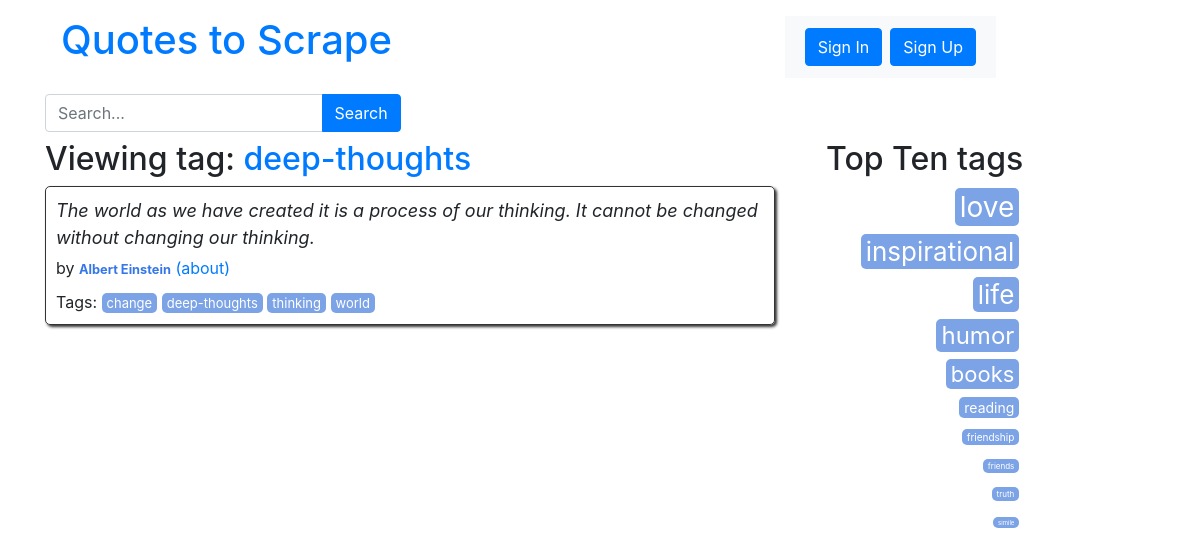
Before: /tag/deep-thoughts/page/1/ with the older database file.
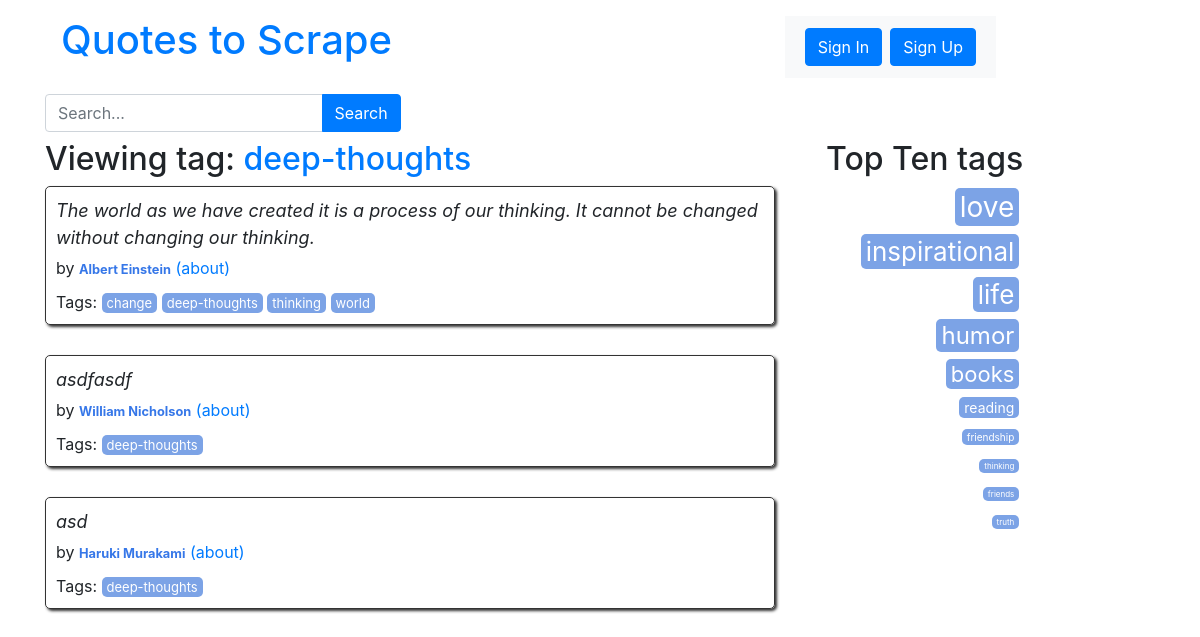
After: the same page with the newer database file.
### quotes/models.py (models this page shows, shortened)
class Quote(models.Model):
    quote = models.TextField()
    tags = models.ManyToManyField(Tag)
    author = models.ForeignKey(Author, on_delete=models.CASCADE,
                               default=None, null=True)
    created_at = models.DateTimeField(auto_now_add=True)

class Author(models.Model):
    fullname = models.CharField(max_length=150)
    born_date = models.CharField(max_length=10)
    born_location = models.CharField(max_length=150)
    description = models.TextField()
    created_at = models.DateTimeField(auto_now_add=True)
    slug = models.SlugField(max_length=50, blank=True)

class Tag(models.Model):
    name = models.CharField(max_length=30, null=False, unique=True)

### quotes/views.py (the view)
def quotes_by_tag(request, tag_name, page=1):
    tag = Tag.objects.get(name=tag_name)
    quotes = Quote.objects.filter(tags=tag)
    per_page = 10
    paginator = Paginator(quotes, per_page)
    quotes_on_page = paginator.page(page)
    top_tags = get_top_tags()
    return render(
        request,
        "quotes/quotes_by_tag.html",
        context={"quotes": quotes_on_page, "tag": tag, "top_tags": top_tags},
    )

### quotes/views.py (called while the page is built)
def get_top_tags():
    top_tags = Tag.objects.annotate(num_quotes=Count("quote")).order_by("-num_quotes")[
        :10
    ]
    top_tags = [(tag, 2 * tag.num_quotes) for tag in top_tags]
    return top_tags

### quotes/templates/quotes/quotes_by_tag.html
{% extends 'quotes/base.html' %} {% load extract %} {% block content %}
<div class="row">
  <div class="col-md-8">
    <h2>
      Viewing tag:
      <a href="{% url 'quotes:quotes_by_tag' tag_name=tag.name page=1 %}"
        >{{ tag.name }}</a
      >
    </h2>
    {% for quote in quotes %}
    <div class="quote" itemscope="" itemtype="http://schema.org/CreativeWork">
      <span class="text" itemprop="text">{{ quote.quote }}</span>
      <span>
        by
        <small class="author" itemprop="author"
          >{{ quote.author.fullname }}</small
        >
        <a
          href="{% url 'quotes:author_page' author_slug=quote.author.fullname|slugify %}"
          >(about)</a
        >
      </span>
      <div class="tags">
        Tags: {% for tag in quote.tags.all %}
        <a
          class="tag"
          href="{% url 'quotes:quotes_by_tag' tag_name=tag.name page=1 %}"
          >{{ tag.name }}</a
        >
        {% endfor %}
      </div>
    </div>
    {% endfor %}
  </div>
  <div class="col-md-4 tags-box">
    {% include 'quotes/top_tags.html' with top_tags=top_tags %}
  </div>
</div>
{% endblock %}

### quotes/templates/quotes/top_tags.html
<div class="col-md-8 tags-box">
  <h2>Top Ten tags</h2>
  {% for tag, popularity in top_tags %}
  <span class="tag-item">
    <a
      class="tag"
      style="font-size: {{ popularity }}px"
      href="/tag/{{ tag.name }}/page/1"
      >{{ tag.name }}</a
    >
  </span>
  {% endfor %}
</div>

Changed rows visible on the page:
no longer on this page (row unchanged): Tag: name "simile", shown under "Top Ten tags"
now on one of the page's lists (row unchanged): Tag: name "thinking"
added Quote: quote "asdfasdf", author.fullname "William Nicholson", Tag (name "deep-thoughts")
added Quote: quote "asd", author.fullname "Haruki Murakami", Tag (name "deep-thoughts")
